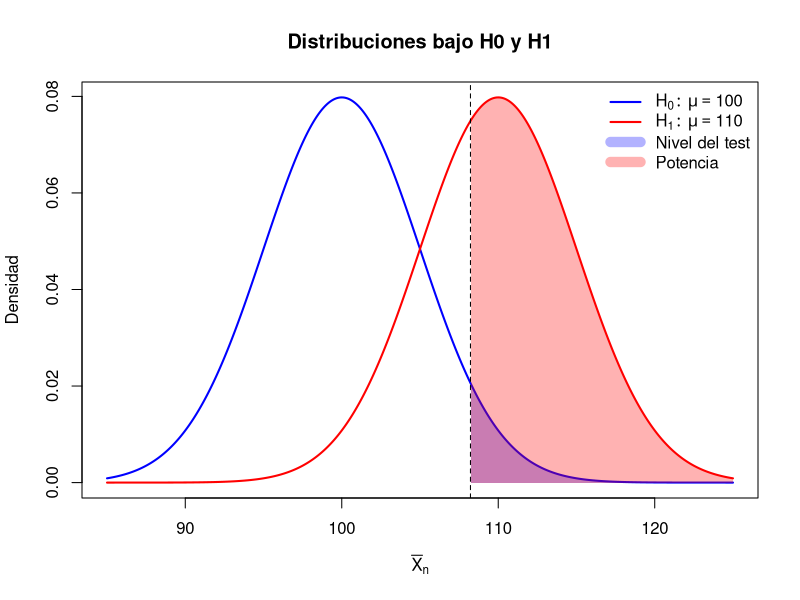
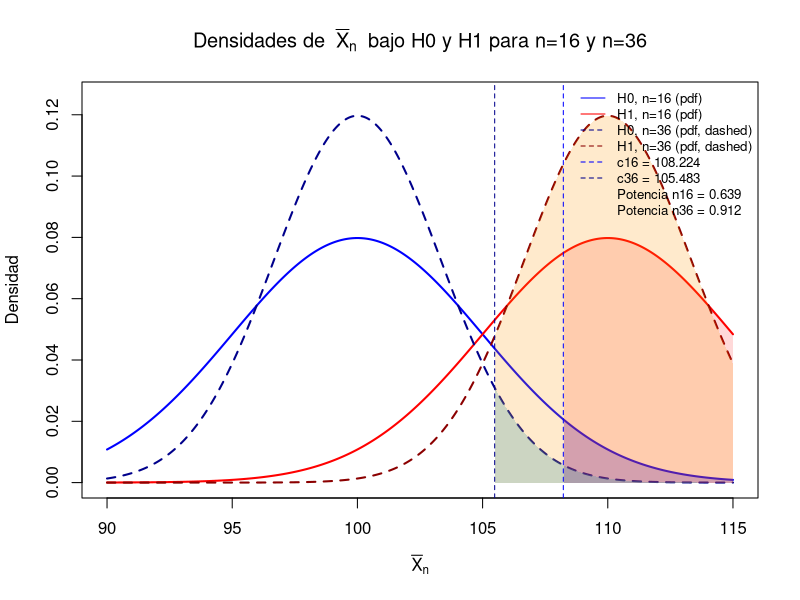

The R source for these figures, in order: (Note: this script raises an error after producing the figures.)
#########Ej 5########

#a

n<- 16
sigma <- 20
mu0 <- 100

test<- function(prom){
  estadistico <- (prom - mu0)*sqrt(n)/sigma
  
  if (estadistico >= 1.645){
    return(1)
  }else{
    return(0)
  }
}



#b

# Parámetros


mu1 <- 110
alpha <- 0.05

# Desvío del promedio
sigma_xbar <- sigma / sqrt(n)

# Punto crítico
c <- mu0 + qnorm(1 - alpha) * sigma_xbar

# Eje de valores
x <- seq(85, 125, length = 1000)

# Densidades
f0 <- dnorm(x, mean = mu0, sd = sigma_xbar)
f1 <- dnorm(x, mean = mu1, sd = sigma_xbar)

# Gráfico base
plot(x, f0, type = "l", lwd = 2, col = "blue",
     ylab = "Densidad", xlab = expression(bar(X)[n]),
     main = "Distribuciones bajo H0 y H1")

lines(x, f1, lwd = 2, col = "red")

# Región crítica (nivel del test)
polygon(c(x[x > c], rev(x[x > c])),
        c(f0[x > c], rep(0, sum(x > c))),
        col = rgb(0, 0, 1, 0.3), border = NA)

# Potencia (bajo H1)
polygon(c(x[x > c], rev(x[x > c])),
        c(f1[x > c], rep(0, sum(x > c))),
        col = rgb(1, 0, 0, 0.3), border = NA)

# Línea vertical del punto crítico
abline(v = c, lty = 2)

# Leyenda
legend("topright",
       legend = c(expression(H[0]:~mu==100), expression(H[1]:~mu==110),
                  "Nivel del test", "Potencia"),
       col = c("blue", "red", rgb(0,0,1,0.3), rgb(1,0,0,0.3)),
       lwd = c(2,2,10,10), bty = "n")


#c

# Parámetros
mu0 <- 100
mu1 <- 110
sigma <- 20
alpha <- 0.05

# Caso n = 16
n1 <- 16
sd_xbar1 <- sigma / sqrt(n1)
c16 <- mu0 + qnorm(1 - alpha) * sd_xbar1

# Caso n = 36
n2 <- 36
sd_xbar2 <- sigma / sqrt(n2)
c36 <- mu0 + qnorm(1 - alpha) * sd_xbar2

# Eje x amplio que cubra ambas distribuciones
x <- seq(90, 115, length = 2000)

# Densidades
f0_n16 <- dnorm(x, mean = mu0, sd = sd_xbar1)  # H0, n=16
f1_n16 <- dnorm(x, mean = mu1, sd = sd_xbar1)  # H1, n=16
f0_n36 <- dnorm(x, mean = mu0, sd = sd_xbar2)  # H0, n=36
f1_n36 <- dnorm(x, mean = mu1, sd = sd_xbar2)  # H1, n=36

# Inicio del gráfico: densidad H0 n=16 (base)
plot(x, f0_n16, type = "l", lwd = 2, col = "blue",
     ylim = c(0, max(f0_n16, f1_n16, f0_n36, f1_n36)*1.05),
     xlab = expression(bar(X)[n]), ylab = "Densidad",
     main = "Densidades de " ~ bar(X)[n] ~ " bajo H0 y H1 para n=16 y n=36")

# Agregar las otras densidades
lines(x, f1_n16, lwd = 2, col = "red")
lines(x, f0_n36, lwd = 2, col = "darkblue", lty = 2)  # H0 n=36 (línea discontinua)
lines(x, f1_n36, lwd = 2, col = "darkred",  lty = 2)  # H1 n=36 (línea discontinua)

# Sombrear región de rechazo y potencia para n=16 (azul claro / rojo claro)
ix16 <- which(x > c16)
polygon(c(x[ix16], rev(x[ix16])),
        c(f0_n16[ix16], rep(0, length(ix16))),
        col = rgb(0,0,1,0.25), border = NA)  # nivel (H0, n=16)
polygon(c(x[ix16], rev(x[ix16])),
        c(f1_n16[ix16], rep(0, length(ix16))),
        col = rgb(1,0,0,0.15), border = NA)  # potencia (H1, n=16)

# Sombrear región de rechazo y potencia para n=36 (otro color semitransparente)
ix36 <- which(x > c36)
polygon(c(x[ix36], rev(x[ix36])),
        c(f0_n36[ix36], rep(0, length(ix36))),
        col = rgb(0,0.6,0.8,0.25), border = NA)   # nivel (H0, n=36)
polygon(c(x[ix36], rev(x[ix36])),
        c(f1_n36[ix36], rep(0, length(ix36))),
        col = rgb(1,0.6,0,0.20), border = NA)     # potencia (H1, n=36)

# Líneas verticales de puntos críticos
abline(v = c16, lty = 2, col = "blue")
abline(v = c36, lty = 2, col = "darkblue")

# Leyenda con valores numéricos
legend("topright",
       legend = c(
         paste0("H0, n=16 (pdf)"),
         paste0("H1, n=16 (pdf)"),
         paste0("H0, n=36 (pdf, dashed)"),
         paste0("H1, n=36 (pdf, dashed)"),
         paste0("c16 = ", round(c16,3)),
         paste0("c36 = ", round(c36,3)),
         paste0("Potencia n16 = ", round(1 - pnorm((c16 - mu1)/sd_xbar1),3)),
         paste0("Potencia n36 = ", round(1 - pnorm((c36 - mu1)/sd_xbar2),3))
       ),
       col = c("blue","red","darkblue","darkred","blue","darkblue","black","black"),
       lty = c(1,1,2,2,2,2,NA,NA), bty = "n", cex = 0.8)




######Ej 6########


#a 

valor_critico <- qt(0.92, 11)

grasa <- c(21, 18, 19, 16, 18, 24, 22, 19, 24, 14, 18, 15)

promedio <- mean(grasa)
s <- sd(grasa)

estadistico <- sqrt(12) *(promedio - 18)/s


######Ej 9######

#e

# Parámetros
n <- 50
p0 <- 0.3
alpha <- 0.05
z <- qnorm(1 - alpha/2)

# Vector de valores verdaderos de p
p <- seq(0.05, 0.95, by = 0.001)

# Funciones de potencia


pi_T <- 1 - pnorm(z - sqrt(n)*(p - p0)/sqrt(p*(1-p))) +
  pnorm(-z - sqrt(n)*(p - p0)/sqrt(p*(1-p)))

# Gráfico
plot(p, pi_W, type = "l", col = "blue", lwd = 2,
     ylim = c(0,1), xlab = "p verdadero", ylab = "Potencia aproximada",
     main = "Funciones de potencia aproximadas (n = 50, p0 = 0.3)")
lines(p, pi_T, col = "red", lwd = 2, lty = 2)
abline(v = p0, lty = 3)
legend("bottomright", legend = c("Test clásico (W)", "Test plug-in (T)"),
       col = c("blue", "red"), lwd = 2, lty = c(1,2))



#f


set.seed(123)  # reproducibilidad

n <- 50
p0 <- 0.3
alpha <- 0.05
z <- qnorm(1 - alpha/2)
p_vals <- c(0.03, 0.1, 0.2, 0.3, 0.4, 0.5, 0.6, 0.7, 0.8, 0.9, 0.97)
B <- 100000  # cantidad de simulaciones

# vectores donde guardamos las potencias
pi_W <- numeric(length(p_vals))
pi_T <- numeric(length(p_vals))

for (i in seq_along(p_vals)) {
  p <- p_vals[i]
  
  # simulamos muestras de tamaño n, repetidas B veces
  Xbar <- rbinom(B, n, p) / n
  
  # estadísticos
  W <- sqrt(n) * (Xbar - p0) / sqrt(p0*(1 - p0))
  T <- sqrt(n) * (Xbar - p0) / sqrt(Xbar*(1 - Xbar))
  
  # rechazos
  pi_W[i] <- mean(abs(W) > z)
  pi_T[i] <- mean(abs(T) > z)
}

# mostramos resultados
res <- data.frame(p = p_vals, potencia_W = pi_W, potencia_T = pi_T)
print(res)

# gráfico interpolado
plot(p_vals, pi_W, type = "o", pch = 16, col = "blue", ylim = c(0,1),
     xlab = "p verdadero", ylab = "Potencia estimada",
     main = "Funciones de potencia simuladas (n = 50, p0 = 0.3)")
lines(p_vals, pi_T, type = "o", pch = 17, col = "red", lty = 2)
abline(v = p0, lty = 3)
legend("bottomright", legend = c("Test clásico (W)", "Test plug-in (T)"),
       col = c("blue", "red"), lwd = 2, pch = c(16,17), lty = c(1,2))


######EJ 12#######

#a
set.seed(2025)

Nsim <- 200000
n1 <- 20
n2 <- 10
alpha <- 0.05
z <- qnorm(1 - alpha)   # percentil 0.95, umbral unilateral

rejects <- 0L

for (i in 1:Nsim) {
  x1 <- rnorm(n1, mean = 0, sd = 1)      # bajo H0: mu = 0
  T1 <- sqrt(n1) * mean(x1)
  if (T1 > z) {
    rejects <- rejects + 1
  } else {
    x2 <- rnorm(n2, mean = 0, sd = 1)
    x_all <- c(x1, x2)
    T30 <- sqrt(n1 + n2) * mean(x_all)
    if (T30 > z) rejects <- rejects + 1
  }
}

p_hat <- rejects / Nsim
cat("Rechazo empírico (nivel real):", p_hat, "\n")

#El nivel queda aproximandamente 0.07.


#b

Nsim <- 200000
n1 <- 20
n2 <- 10
alpha <- 0.05
z <- qnorm(1 - alpha)   # percentil 0.95, umbral unilateral
mus <- c(0.5, 1, 2, 5, 10)
potencias <- 0


for (j in 1:length(mus)){
  rejects <- 0L
  for (i in 1:Nsim) {
    x1 <- rnorm(n1, mean = mus[j], sd = 1)      # bajo H0: mu = 0
    T1 <- sqrt(n1) * mean(x1)
    if (T1 > z) {
      rejects <- rejects + 1
    } else {
      x2 <- rnorm(n2, mean = mus[j], sd = 1)
      x_all <- c(x1, x2)
      T30 <- sqrt(n1 + n2) * mean(x_all)
      if (T30 > z) rejects <- rejects + 1
    }
  }
  
  potencias[j] <- rejects / Nsim

}


########EJ 16#########

datos_x <- c(25, 19.5, 16.6, 21.3, 20.7, 16.8)
datos_y <- c(23.8, 19, 15.9, 20.4, 19.6, 15.8)

datosD <- datos_x - datos_y



library(ggplot2)

datos <- data.frame(val = datosD)

ggplot(datos, aes(sample = val)) +
  stat_qq() +
  stat_qq_line() +
  ggtitle("QQ-Plot de datos_x")



D_raya <- mean(datosD)
S <- sd(datosD)


#######Cuestionario##########

datos <- c(24, 21, 27, 28, 23, 22, 36, 24, 33, 14, 25)

S2 <- var(datos)

U_obs <- 10*S2/49

p_val <- pchisq(U_obs,10)


#4.5
sa <- 2.76
sb <- 1.92
xa <- 6.84
xb <- 7.81
na <- 55
nb <- 57

sp2 <- ((2.76)^2 * 54 + (1.92^2)*56) / (55+57-2)

Tobs <- abs(xa - xb)/(sqrt(sp2*(1/na + 1/nb)))
pval <- 2 * pt(Tobs, 110, lower.tail = FALSE)

limInf<- xa - xb - qt(0.005, 110, lower.tail = FALSE) * sqrt(sp2 *(1/na + 1/nb))
limSup<- xa - xb + qt(0.005, 110, lower.tail = FALSE) * sqrt(sp2 *(1/na + 1/nb)) 


#4.6
p0 <- 0.92
xRaya <- 118/130

tobs <- sqrt(130) *(xRaya - p0)/sqrt(p0*(1-p0))

pVal <- pnorm(tobs)

nmin <- ((-1.645) * sqrt(p0*(1-p0))/(-0.01))^2

